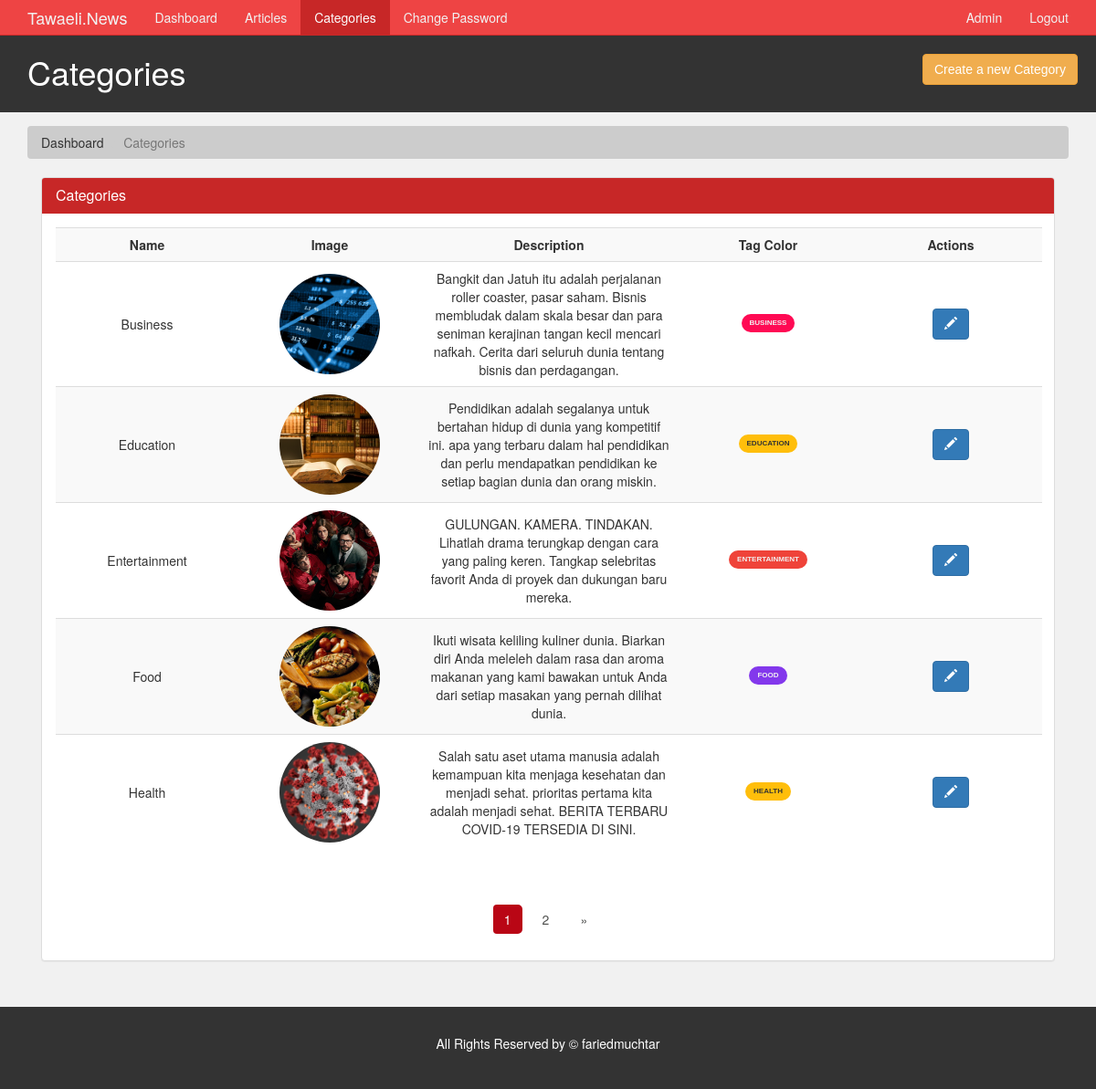
Screenshot of /admin/categories.php (signed in) with the database file from the repository.
### tables this page shows
CREATE TABLE `category` (
  `category_id` int(11) NOT NULL,
  `category_name` varchar(45) NOT NULL,
  `category_color` varchar(35) NOT NULL,
  `category_image` varchar(250) NOT NULL,
  `category_description` varchar(350) NOT NULL
);

### admin/categories.php (the view, shortened to what this page needs)
<?php
  require('./includes/nav.inc.php');
?>
<section id="breadcrumb">
  <div class="container">
    <ol class="breadcrumb">
      <li><a href="./index.php">Dashboard</a></li>
      <li class="active">Categories</li>
    </ol>
  </div>
</section>
<section id="main">
  <div class="container">
    <div class="col-md-12">
      <?php
        $limit = 5;
        if(isset($_GET['page'])) {
          $page = $_GET['page'];
        }else {
          $page = 1;
        }
        $offset = ($page - 1) * $limit;
        $sql = "SELECT *
                FROM category
                ORDER BY category_name ASC
                LIMIT {$offset},{$limit}";
        $result = mysqli_query($con,$sql);
        $row = mysqli_num_rows($result);
      ?>
      <div class="panel panel-default">
        <div class="panel-heading main-color-bg">
          <h3 class="panel-title">Categories</h3>
        </div>
        <div class="panel-body">
          <table class="table table-striped table-hover article-list">
            <tr>
              <th style="min-width: 80px; text-align:center">Name</th>
              <th style="min-width: 100px">Image</th>
              <th style="min-width: 280px">Description</th>
              <th style="min-width: 20px">Tag Color</th>
              <th style="min-width: 20px">Actions</th>
            </tr>
            <?php
                if($row > 0) {
                  while($data = mysqli_fetch_assoc($result)) {
                    $category_name = $data['category_name'];
                    $category_id = $data['category_id'];
                    $category_desc = $data['category_description'];
                    $category_image = $data['category_image'];
                    $category_color = $data['category_color'];
                    echo '
                      <tr>
                        <td style="text-align:center;">
                          '.$category_name.'
                        </td>
                        <td>
                          <img src="../assets/images/category/'.$category_image.'" />
                        </td>
                        <td>
                          '.$category_desc.'
                        </td>
                        <td>
                          <div class="tag '.$category_color.'">'.$category_name.'</div>
                        </td>
                        <td>
                          <a class="btn btn-primary" href="./edit-category.php?id='.$category_id.'">
                            <span class="glyphicon glyphicon-pencil"></span>
                          </a>
                        </td>
                      </tr>
                    ';
                  }
                }
              ?>
          </table>
        </div>
        <div class="text-center">
          <ul class="pagination pg-red">
            <?php
              $paginationQuery = "SELECT * FROM category";
              $paginationResult = mysqli_query($con, $paginationQuery);
              if(mysqli_num_rows($paginationResult) > 0) {
                $total_categories = mysqli_num_rows($paginationResult);
                $total_page = ceil($total_categories / $limit);
                for($i = 1; $i <= $total_page; $i++) {
                  $active = "";
                  if($i == $page) {
                    $active = "active";
                  }
                  echo '<li class="page-item '.$active.'"><a href="./categories.php?page='.$i.'" class="page-link">'.$i.'</a></li>';
                }
                if($total_page > $page){
                  echo '
                    <li class="page-item">
                      <a href="categories.php?page='.($page + 1).'" class="page-link">
                        <span>&raquo;</span>
                      </a>
                    </li>';
                }
              }
            ?>
          </ul>
        </div>
      </div>
    </div>
  </div>
</section>
<?php
  require('./includes/footer.inc.php')
?>

### assets/css/partials/4-component.css (style rules this page uses)
.container { width: 100%; padding-right: 15px; padding-left: 15px; margin-right: auto; margin-left: auto; }
.tag { display: inline-block; font-family: var(--ff-nunito); font-size: var(--ts-sml); font-weight: 800; text-transform: uppercase; color: var(--light-color); padding: 0.4rem 0.9rem; border-radius: 14px; margin-bottom: 0.5rem; }
.tag-yellow { color: var(--black-color); background: var(--tag-yellow-color); }
.tag-pink { background: var(--tag-pink-color); }
.tag-orange { background: var(--tag-orange-color); }
.tag-purple { background: var(--tag-purple-color); }
.btn { display: inline-block; border: none; background: var(--dark-color); color: #fff; text-decoration: none; font-family: var(--ff-nunito); padding: 0.5rem 0.75rem; border-radius: var(--border-radius); transition: all 200ms ease-in-out; }
.btn-primary { background: var(--primary-color); }
.pagination { display: inline-block; }
.pagination a { float: left; padding: 8px 16px; margin: 2px; transition: all 200ms ease-in-out; }

### assets/css/admin/style.css (style rules this page uses)
body { background: var(--light-color); }
.main-color-bg { background-color: var(--primary-color) !important; border-color: var(--primary-color) !important; color: #ffffff !important; }
.breadcrumb { background: #cccccc; color: #333333; }
.breadcrumb a { color: #333333; }
.article-list td img { border-radius: 50%; object-fit: cover; height: 11rem; text-align: left; width: 11rem; }
.article-list td:not(:first-child), .article-list th:not(:first-child) { text-align: center; }
.article-list th, .article-list td { min-width: 200px; vertical-align: middle !important; }
.pagination > li > a, .pagination > li > span { border-radius: var(--border-radius); margin: 5px; border: none; color: var(--dark-color); cursor: pointer; }
.pagination > .active > a, .pagination > .active > a:focus, .pagination > .active > a:hover, .pagination > .active > span, .pagination > .active > span:focus, .pagination > .active > span:hover { z-index: 3; color: #fff; cursor: default; background-color: var(--active-color); border-color: none; }
#main { min-height: 57.2vh; }

### assets/css/partials/1-variables.css (style rules this page uses)
:root { --primary-color: #c72727; --secondary-color: #f99500; --light-color: #f1f1f1; --dark-color: #50514f; --black-color: #333333; --tag-trend-color: #fa163f; --tag-yellow-color: #ffbe0b; --tag-purple-color: #8338ec; --tag-blue-color: #3a86ff; --tag-green-color: #00ff73; --tag-orange-color: #ef4339; --tag-pink-color: #ff0a54; --tag-brown-color: #663f3f; --hover-color: #ee4444; --active-color: #b90615; --ts-vs: 0.56rem; --ts-sml: 0.8rem; --ts-md: 1.1rem; --ts-lg: 1.25rem; --hs-vs: 1.3rem; --hs-sml: 2rem; --hs-md: 2.5rem; --hs-lg: 3rem; --ff-monts: "Montserrat", sans-serif; --ff-nunito: "Nunito Sans", sans-serif; --ff-noto: "Noto Serif", serif; --ff-robo: "Roboto", sans-serif; --border-radius: 5px; }

### rows the page displays
category: category_name "Business", category_image (picture), category_description "Bangkit dan Jatuh itu adalah perjalanan roller coaster, pasar saham. Bisnis membludak dalam skala besar dan para seniman kerajinan tangan kecil mencari nafkah. Cerita dari seluruh dunia tentang bisnis dan perdagangan.", category_name "BUSINESS"
category: category_name "Education", category_image (picture), category_description "Pendidikan adalah segalanya untuk bertahan hidup di dunia yang kompetitif ini. apa yang terbaru dalam hal pendidikan dan perlu mendapatkan pendidikan ke setiap bagian dunia dan orang miskin.", category_name "EDUCATION"
category: category_name "Entertainment", category_image (picture), category_description "GULUNGAN. KAMERA. TINDAKAN. Lihatlah drama terungkap dengan cara yang paling keren. Tangkap selebritas favorit Anda di proyek dan dukungan baru mereka.", category_name "ENTERTAINMENT"
category: category_name "Food", category_image (picture), category_description "Ikuti wisata keliling kuliner dunia. Biarkan diri Anda meleleh dalam rasa dan aroma makanan yang kami bawakan untuk Anda dari setiap masakan yang pernah dilihat dunia.", category_name "FOOD"
category: category_name "Health", category_image (picture), category_description "Salah satu aset utama manusia adalah kemampuan kita menjaga kesehatan dan menjadi sehat. prioritas pertama kita adalah menjadi sehat. BERITA TERBARU COVID-19 TERSEDIA DI SINI.", category_name "HEALTH"

### other values shown
$admin_name "Admin"
$page_title "Categories"
